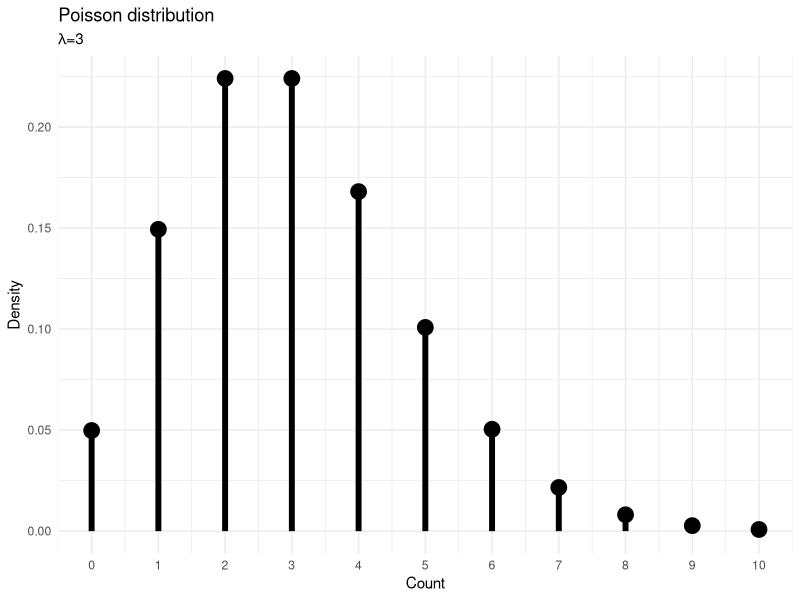
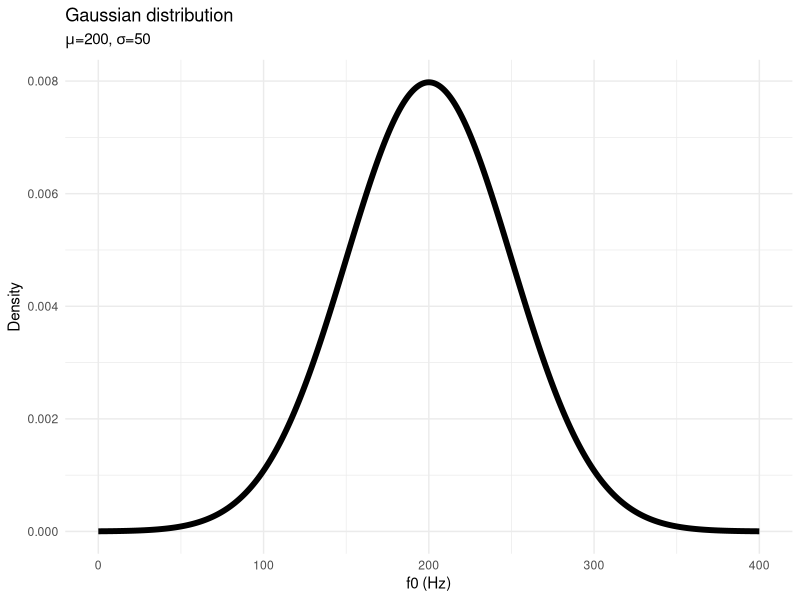
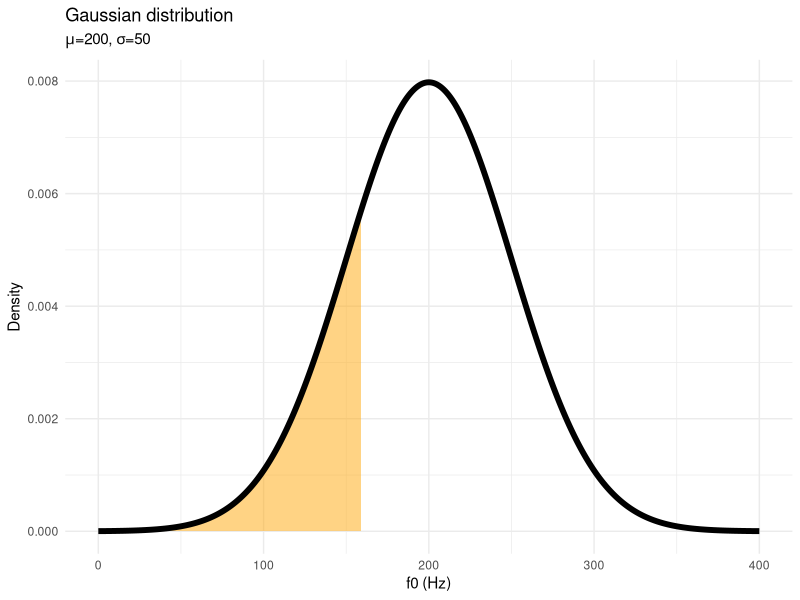
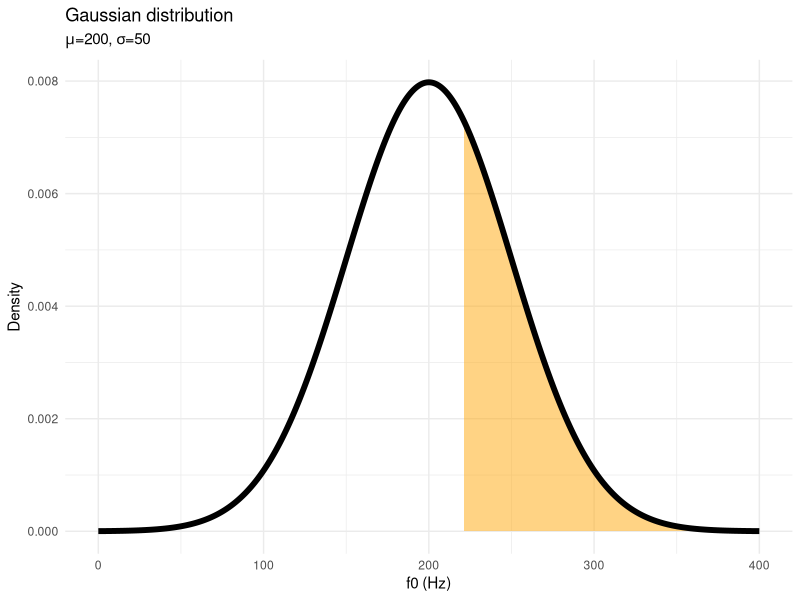
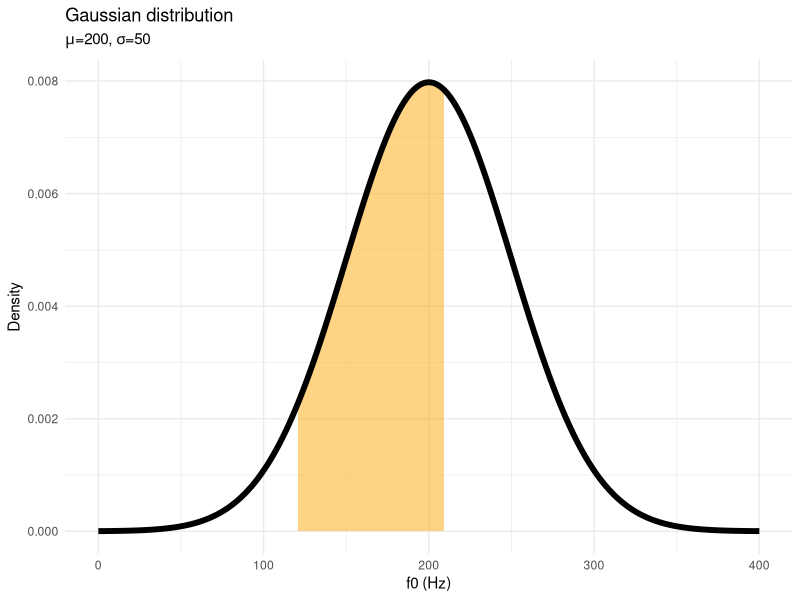
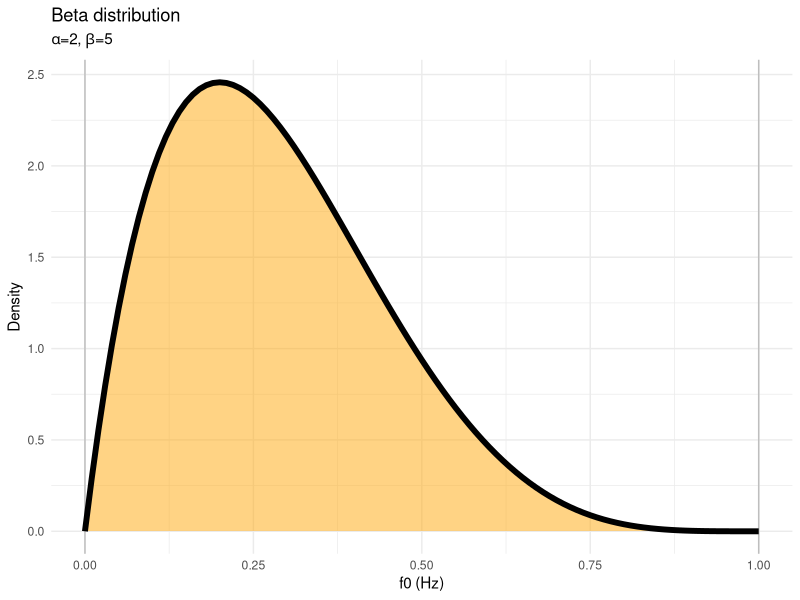
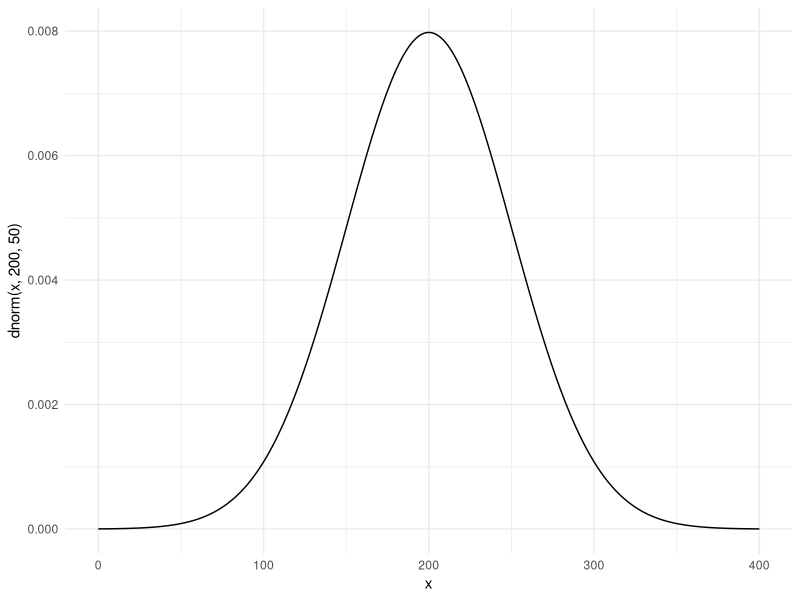
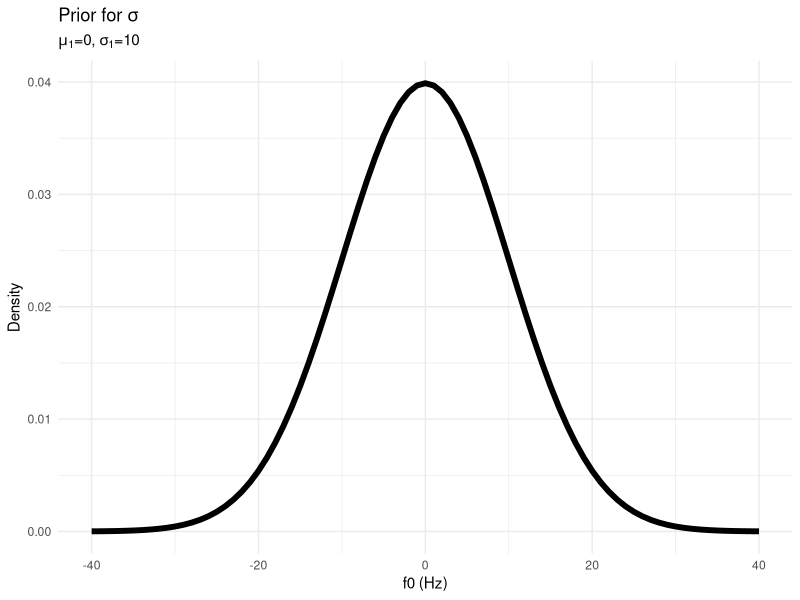

Write the R code that produced these figures, in order.
## ---- chunk 1
options(htmltools.dir.version = FALSE)
library(tidyverse)
theme_set(theme_minimal())
## ---- chunk 2
x <- seq(0, 10)
y <- dpois(x, 3)
ggplot() +
  aes(x, y) +
  geom_point(size = 5) +
  geom_linerange(aes(xmin = x, xmax = x, ymin = 0, ymax = y), size = 2) +
  scale_x_continuous(n.breaks = 10) +
  labs(
    x = "Count", y = "Density",
    title = "Poisson distribution",
    subtitle = expression(paste(lambda, "=3"))
  )
## ---- chunk 3
x <- seq(0, 400)
ggplot() +
  aes(x = x, y = dnorm(x, 200, 50)) +
  geom_line(size = 2) +
  labs(
    x = "f0 (Hz)", y = "Density",
    title = "Gaussian distribution",
    subtitle = expression(paste(mu, "=200", ", ", sigma, "=50"))
  )
## ---- chunk 4
x <- seq(0, 400)
y = dnorm(x, 200, 50)
ggplot() +
  aes(x, y) +
  geom_ribbon(aes(x = ifelse(x < 160 , x, NA), ymin = 0, ymax = y), alpha = 0.5, fill = "#FFA70B") +
  geom_line(size = 2) +
  labs(
    x = "f0 (Hz)", y = "Density",
    title = "Gaussian distribution",
    subtitle = expression(paste(mu, "=200", ", ", sigma, "=50"))
  )
## ---- chunk 5
x <- seq(0, 400)
y = dnorm(x, 200, 50)
ggplot() +
  aes(x, y) +
  geom_ribbon(aes(x = ifelse(x > 220 , x, NA), ymin = 0, ymax = y), alpha = 0.5, fill = "#FFA70B") +
  geom_line(size = 2) +
  labs(
    x = "f0 (Hz)", y = "Density",
    title = "Gaussian distribution",
    subtitle = expression(paste(mu, "=200", ", ", sigma, "=50"))
  )
## ---- chunk 6
x <- seq(0, 400)
y = dnorm(x, 200, 50)
ggplot() +
  aes(x, y) +
  geom_ribbon(aes(x = ifelse(x > 120 & x < 210 , x, NA), ymin = 0, ymax = y), alpha = 0.5, fill = "#FFA70B") +
  geom_line(size = 2) +
  labs(
    x = "f0 (Hz)", y = "Density",
    title = "Gaussian distribution",
    subtitle = expression(paste(mu, "=200", ", ", sigma, "=50"))
  )
## ---- chunk 7
x <- seq(0, 1, by = 0.01)
y = dbeta(x, 2, 5)
ggplot() +
  aes(x, y) +
  geom_vline(xintercept = c(0, 1), colour = "grey") +
  geom_ribbon(aes(x, ymin = 0, ymax = y), alpha = 0.5, fill = "#FFA70B") +
  geom_line(size = 2) +
  labs(
    x = "f0 (Hz)", y = "Density",
    title = "Beta distribution",
    subtitle = expression(paste(alpha, "=2", ", ", beta, "=5"))
  )
## ---- chunk 8
x <- seq(0, 400)
ggplot() +
  aes(x = x, y = dnorm(x, 200, 50)) +
  geom_line()
## ---- chunk 9
x <- seq(-40, 40)
ggplot() +
  aes(x = x, y = dnorm(x, 0, 10)) +
  geom_line(size = 2) +
  labs(
    x = "f0 (Hz)", y = "Density",
    title = expression(paste("Prior for ", sigma)),
    subtitle = expression(paste(mu[1], "=0", ", ", sigma[1], "=10"))
  )
